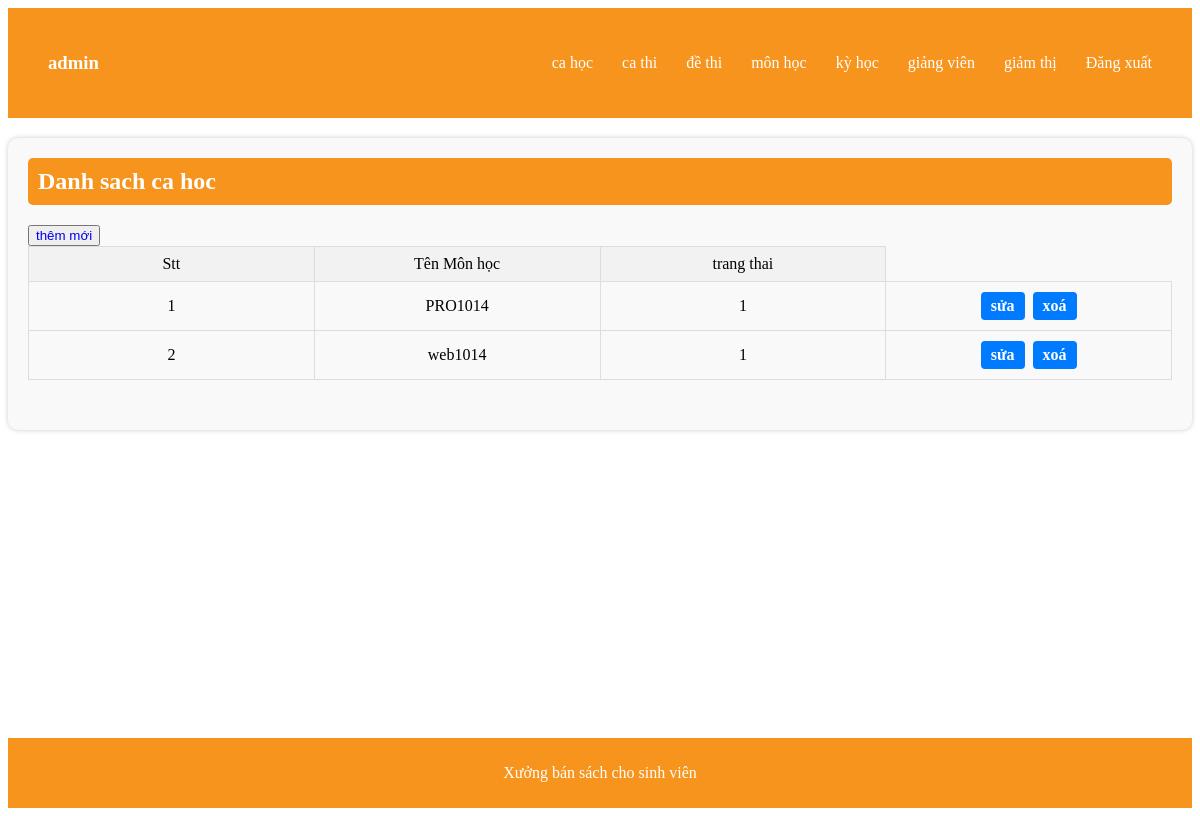
The app's page /index.php?act=mon_hoc (signed in) with its own data.
### tables this page shows
CREATE TABLE `mon_hoc` (
  `id_mon_hoc` int(11) NOT NULL,
  `ten_mon_hoc` varchar(255) NOT NULL,
  `trang_thai` int(11) NOT NULL DEFAULT 1
);

### config/PDO.php (called while the page is built, shortened)
<?php
function connect()
{
    $servername = "localhost";
    $username = "root";
    $password = "";
    try {
        $conn = new  PDO("mysql:host=$servername;dbname=xuong2", $username, $password);
        $conn->setAttribute(PDO::ATTR_ERRMODE, PDO::ERRMODE_EXCEPTION);
    } catch (PDOException $e) {
    }
    return $conn;
}
function getData($query, $params = [], $getAll = true)
{
    $conn = connect();
    $stmt = $conn->prepare($query);
    $stmt->execute($params);
    if ($getAll) {
        return $stmt->fetchAll();
    }
    return $stmt->fetch();
}

### modles/monhoc.php (called while the page is built, shortened)
<?php
function showMon()
{
    $sql = "SELECT * FROM `mon_hoc` ";
    return getData($sql);
}

### views/monhoc/admin/index.php (the view)
<main class="sach">
    <div class="ttSach-admin">
        <h1>Danh sach ca hoc</h1>
        <button><a href="index.php?act=mon_hoc&nt=add">thêm mới</a></button>
        <table>
            <tr class="line">
                <td>Stt</td>
                <td>Tên Môn học</td>
                <td>trang thai</td>
            </tr>
            <?php if ($vl != []) {
                foreach ($vl as $key => $vc) { ?>
                    <tr>
                        <td><?php echo $key + 1 ?></td>
                        <td><?php echo $vc['ten_mon_hoc'] ?></td>
                        <td><?php echo $vc['trang_thai'] ?></td>
                        <td>
                            <a href="index.php?act=mon_hoc&nt=fix&id=<?php echo $vc['id_mon_hoc'] ?>">sửa</a>
                            <a href="index.php?act=mon_hoc&nt=delete&id=<?php echo $vc['id_mon_hoc'] ?>">xoá</a>
                        </td>
                    </tr>
            <?php }
            } ?>
        </table>
    </div>
</main>

### assets/css/style.css (style rules this page uses)
a { text-decoration: none; }
table { width: 100%; border-collapse: collapse; }
tr.line { background-color: #f2f2f2; }
td { padding: 8px; text-align: center; border: 1px solid #ddd; }
main.sach { max-width: 1200px; margin: 20px auto; padding: 20px; background-color: #f9f9f9; border-radius: 10px; box-shadow: 0px 0px 5px #ccc; }
main.sach h1 { font-size: 24px; margin: 0 0 20px; padding: 10px; background-color: #f7941d; color: white; border-radius: 5px; }
.ttSach-admin { margin-bottom: 30px; }
.ttSach-admin table { width: 100%; table-layout: fixed; border-collapse: collapse; }
.ttSach-admin .line { background-color: #f2f2f2; }
.ttSach-admin td { padding: 8px; text-align: center; border: 1px solid #ddd; }
.ttSach-admin td a { display: inline-block; margin: 2px; padding: 5px 10px; text-decoration: none; background-color: #007bff; color: white; border-radius: 4px; font-weight: bold; }

### records on screen
mon_hoc: ten_mon_hoc "PRO1014", trang_thai "1"
mon_hoc: ten_mon_hoc "web1014", trang_thai "1"
